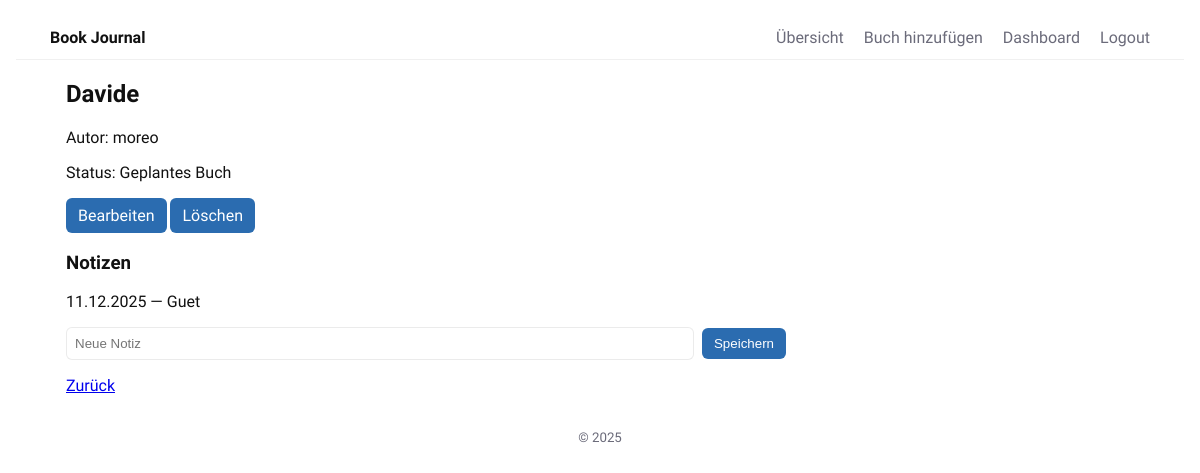
The app's page /book/7 (signed in) with its own data.
### Main.py (models this page shows)
class Book(Base):
    __tablename__ = "books"
    id = Column(Integer, primary_key=True)
    title = Column(String, nullable=False)
    author = Column(String)
    status = Column(String, default="Geplantes Buch")
    user_id = Column(Integer, ForeignKey("users.id"), nullable=False)
    notes = relationship("Note", back_populates="book", cascade="all, delete")
    user = relationship("User", back_populates="books")

class Note(Base):
    __tablename__ = "notes"
    id = Column(Integer, primary_key=True)
    book_id = Column(Integer, ForeignKey("books.id"))
    text = Column(String, nullable=False)
    created_at = Column(DateTime, default=datetime.utcnow)
    book = relationship("Book", back_populates="notes")

### Main.py (the view, shortened to what this page needs)
@app.route('/book/<int:book_id>', methods=['GET', 'POST'])
def book_detail(book_id):
    if not session.get('user_id'):
        return redirect(url_for('login'))
    book = get_book(book_id, session['user_id'])
    if not book:
        return "Buch nicht gefunden", 404
    return render_template('book.html', book=book)

### Main.py (called while the page is built)
def get_book(book_id, user_id):
    return db_session.query(Book).filter(Book.id == book_id, Book.user_id == user_id).first()

### templates/book.html (shortened to what this page needs)
{% extends "base.html" %}
{% block content %}
  <article class="book-detail">
    <h1>{{ book.title }}</h1>
    <p class="meta">Autor: {{ book.author }}</p>
    <p class="status">Status: {{ book.status }}</p>
    <div class="book-actions">
      <a class="btn" href="{{ url_for('edit_book', book_id=book.id) }}">Bearbeiten</a>
      <a class="btn btn-delete" href="{{ url_for('delete_book', book_id=book.id) }}">Löschen</a>
    </div>
    <h3>Notizen</h3>
    <div class="notes">
    {% for note in book.notes %}
      <p>{{ note.created_at.strftime('%d.%m.%Y') }} — {{ note.text }}</p>
    {% else %}
      <p>Keine Notizen.</p>
    {% endfor %}
    </div>
    <form method="post" class="note-form">
      <input type="text" name="note" placeholder="Neue Notiz" required>
      <button type="submit">Speichern</button>
    </form>
    <p><a href="{{ url_for('index') }}">Zurück</a></p>
  </article>
{% endblock %}

### static/style.css (style rules this page uses)
:root { --bg: #ffffff; --fg: #111; --muted: #6b6b7a; --card: #fff; --radius: 10px; --gap: 1rem; --shadow: 0 6px 18px rgba(0,0,0,0.06); --accent: #2b6cb0; --font: 'Work Sans', system-ui, -apple-system, "Segoe UI", Roboto, "Helvetica Neue", Arial; font-size:16px; }
* { box-sizing:border-box }
body { margin:0; font-family:var(--font); background:var(--bg); color:var(--fg); -webkit-font-smoothing:antialiased; -moz-osx-font-smoothing:grayscale; padding:1rem; }
.book-detail { max-width:720px }
.note-form { display:flex;gap:0.5rem;align-items:center;margin-top:0.5rem }
.note-form input { flex:1;padding:8px;border-radius:6px;border:1px solid rgba(0,0,0,0.08) }
.note-form button { background:var(--accent);color:#fff;border:none;padding:8px 12px;border-radius:6px;cursor:pointer }
.btn { background:var(--accent);color:#fff;border:none;padding:8px 12px;border-radius:6px;cursor:pointer;text-decoration:none;display:inline-block }

### records on screen
Book: title "Davide", author "moreo", status "Geplantes Buch"
Note: created_at "11.12.2025", text "Guet"
